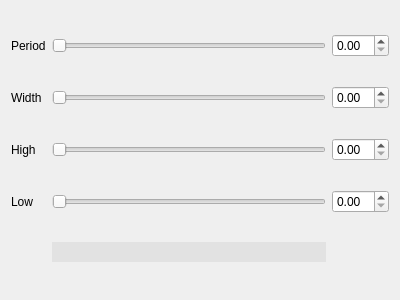
<?xml version="1.0" encoding="UTF-8"?>
<ui version="4.0">
 <class>Form</class>
 <widget class="QWidget" name="Form">
  <property name="geometry">
   <rect>
    <x>0</x>
    <y>0</y>
    <width>400</width>
    <height>300</height>
   </rect>
  </property>
  <property name="windowTitle">
   <string>Form</string>
  </property>
  <layout class="QGridLayout" name="gridLayout">
   <item row="0" column="0">
    <widget class="QLabel" name="label">
     <property name="text">
      <string>Period</string>
     </property>
    </widget>
   </item>
   <item row="0" column="1">
    <widget class="QSlider" name="period__slider">
     <property name="orientation">
      <enum>Qt::Horizontal</enum>
     </property>
    </widget>
   </item>
   <item row="0" column="2">
    <widget class="QDoubleSpinBox" name="period"/>
   </item>
   <item row="1" column="0">
    <widget class="QLabel" name="label_2">
     <property name="text">
      <string>Width</string>
     </property>
    </widget>
   </item>
   <item row="1" column="1">
    <widget class="QSlider" name="width__slider">
     <property name="orientation">
      <enum>Qt::Horizontal</enum>
     </property>
    </widget>
   </item>
   <item row="1" column="2">
    <widget class="QDoubleSpinBox" name="width"/>
   </item>
   <item row="2" column="0">
    <widget class="QLabel" name="label_3">
     <property name="text">
      <string>High</string>
     </property>
    </widget>
   </item>
   <item row="2" column="1">
    <widget class="QSlider" name="high_level__slider">
     <property name="orientation">
      <enum>Qt::Horizontal</enum>
     </property>
    </widget>
   </item>
   <item row="2" column="2">
    <widget class="QDoubleSpinBox" name="high_level"/>
   </item>
   <item row="3" column="0">
    <widget class="QLabel" name="label_4">
     <property name="text">
      <string>Low</string>
     </property>
    </widget>
   </item>
   <item row="3" column="1">
    <widget class="QSlider" name="low_level__slider">
     <property name="orientation">
      <enum>Qt::Horizontal</enum>
     </property>
    </widget>
   </item>
   <item row="3" column="2">
    <widget class="QDoubleSpinBox" name="low_level"/>
   </item>
   <item row="4" column="1">
    <widget class="QLineEdit" name="initialize">
     <property name="enabled">
      <bool>true</bool>
     </property>
     <property name="palette">
      <palette>
       <active>
        <colorrole role="Base">
         <brush brushstyle="SolidPattern">
          <color alpha="255">
           <red>226</red>
           <green>226</green>
           <blue>226</blue>
          </color>
         </brush>
        </colorrole>
       </active>
       <inactive>
        <colorrole role="Base">
         <brush brushstyle="SolidPattern">
          <color alpha="255">
           <red>226</red>
           <green>226</green>
           <blue>226</blue>
          </color>
         </brush>
        </colorrole>
       </inactive>
       <disabled>
        <colorrole role="Base">
         <brush brushstyle="SolidPattern">
          <color alpha="255">
           <red>236</red>
           <green>233</green>
           <blue>216</blue>
          </color>
         </brush>
        </colorrole>
       </disabled>
      </palette>
     </property>
     <property name="frame">
      <bool>false</bool>
     </property>
     <property name="readOnly">
      <bool>true</bool>
     </property>
    </widget>
   </item>
  </layout>
 </widget>
 <resources/>
 <connections/>
</ui>
